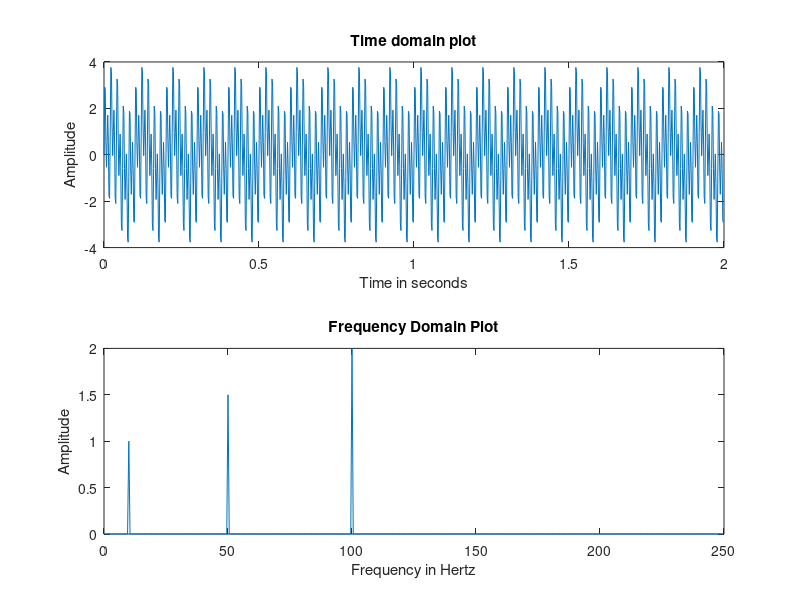
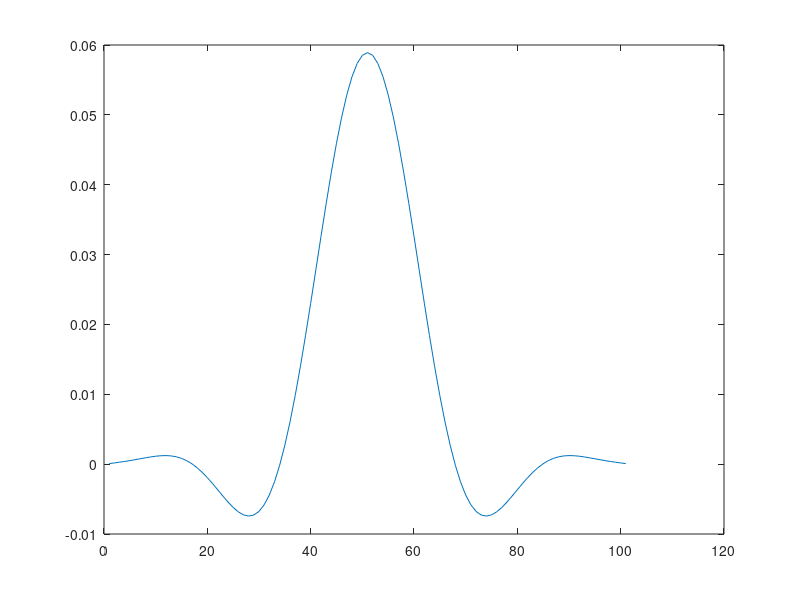
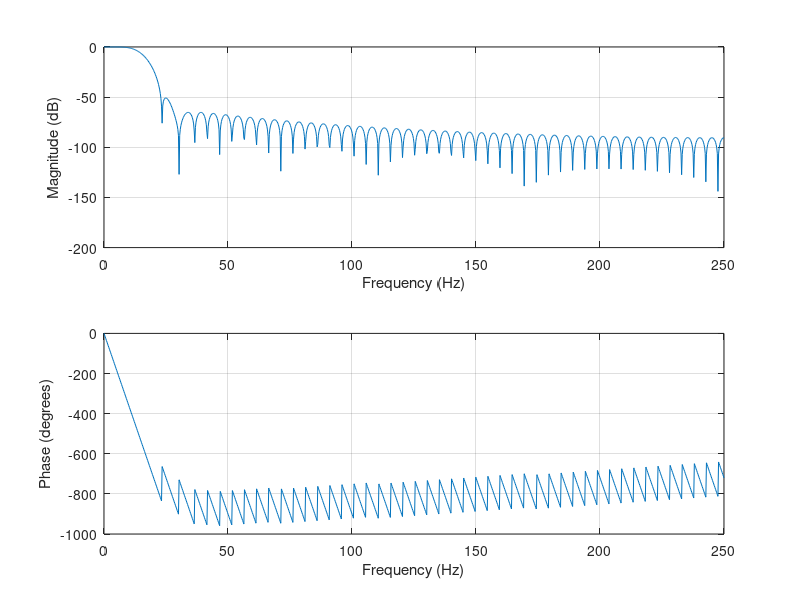
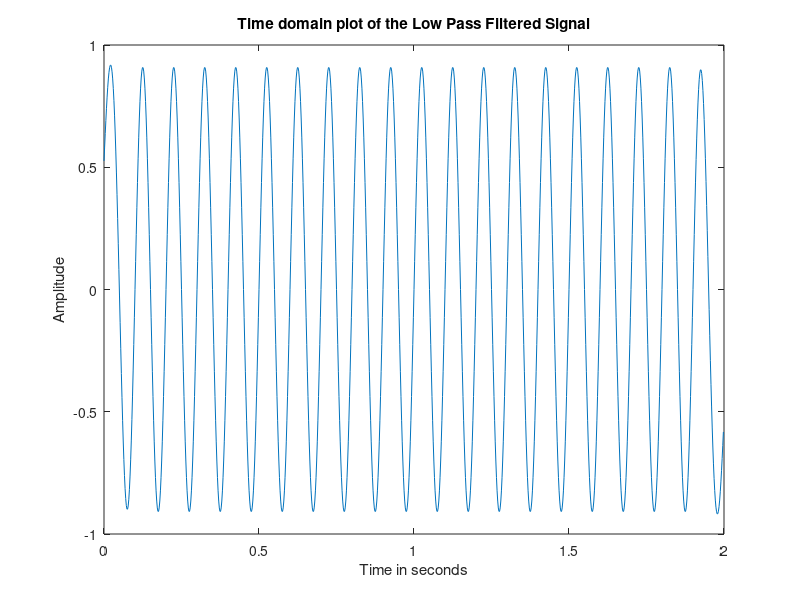

These charts were generated, in order, by the following MATLAB code:
clc 
close all 
clear all 
fs = 500; 
duration =2; 
N = fs*duration; 
t = 0:1/fs:duration - 1/fs; 
f1 =10; 
f2= 50; 
f3= 100; 
x = sin(2*pi*f1*t)+ 1.5*sin(2*pi*f2*t)+2*sin(2*pi*f3*t); 
figure(1); 
subplot(211); 
plot(t,x); 
title('Time domain plot'); 
xlabel('Time in seconds'); 
ylabel('Amplitude'); 
X = fft(x); 
X_oneside = X(1:N/2); 
f= fs*(0: N/2 -1)/N; 
X_meg = abs(X_oneside)/(N/2); 
subplot(212); 
plot(f, X_meg); 
xlabel('Frequency in Hertz'); 
ylabel('Amplitude'); 
title('Frequency Domain Plot'); 
Ntaps = 100; 
fc= 15; 
wc = fc/(fs/2); 
h= fir1(Ntaps, wc, 'low', hamming (Ntaps+1)) 
figure(2); 
plot(h); 
figure(3); 
freqz (h, 1, 1024, fs) 
output1 = conv(x,h, 'same'); 
figure(4); 
plot(t, output1); 
title('Time domain plot of the Low Pass Filtered Signal'); 
xlabel('Time in seconds'); 
ylabel('Amplitude'); 
Output1 =fft(output1); 
Output1_oneside = Output1(1:N/2); 
f = fs*(0: N/2 -1)/N; 
Output1_meg= abs (Output1_oneside)/(N/2); 
figure(5);
plot(f, Output1_meg); 
xlabel('Frequency in Hertz'); 
ylabel('Amplitude'); 
title('Frequency Domain Plot');